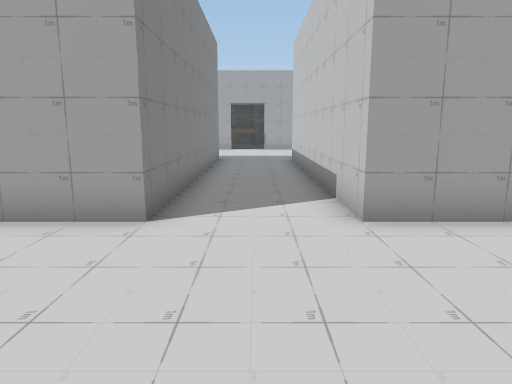
View 1 (above)

16 first-person views from a walk through a 3-D level made in the Unity game engine. The camera is 1.3 m above the floor, tilts 10° down and sees 70° across. The floor is counted in squares, 1 m on a side. Each view is taken from the middle of a square. On the plan, view 1 faces up. The plan holds only what a view shows up to about 15 squares ahead; the rest is blank. The player is left out. Door leaves are left out, so doorways stand open.

View 2
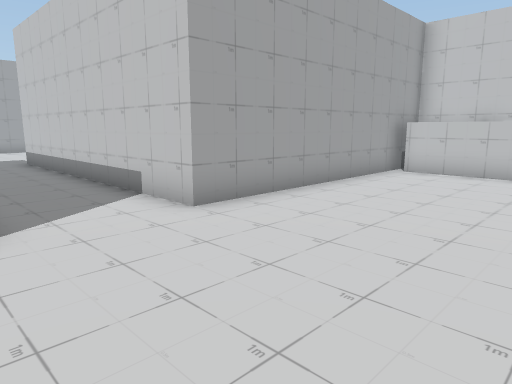

View 3
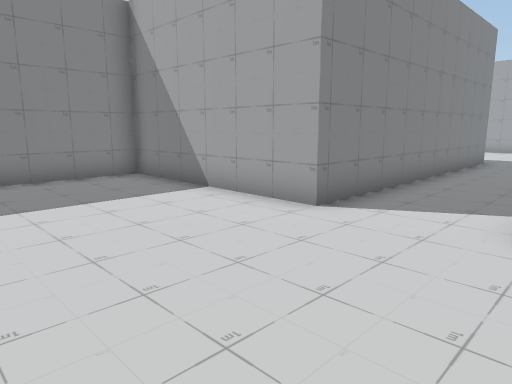

View 4
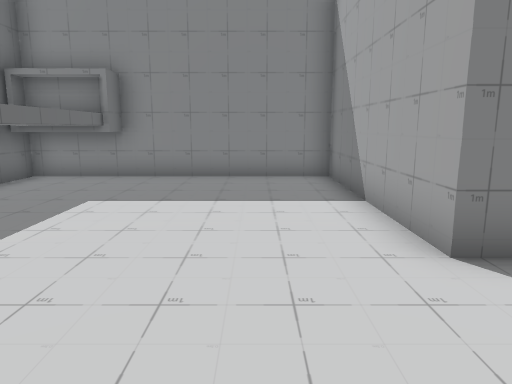

View 5
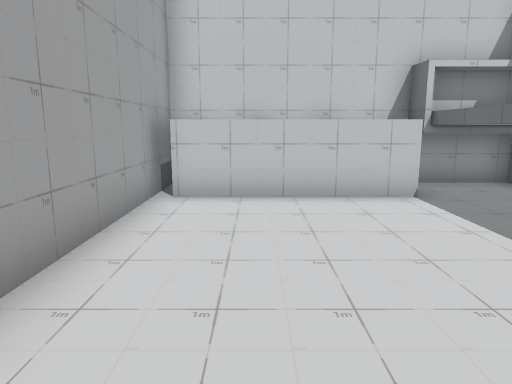

View 6
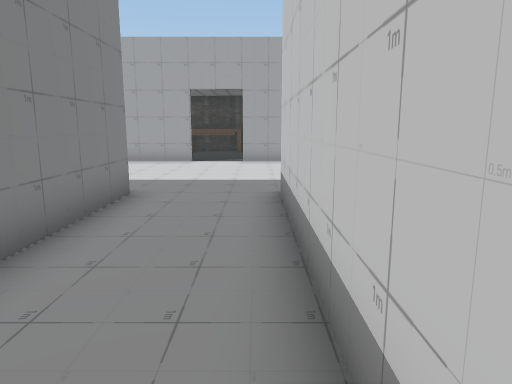

View 7
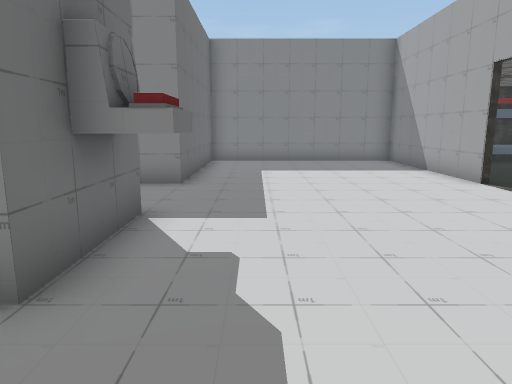

View 8
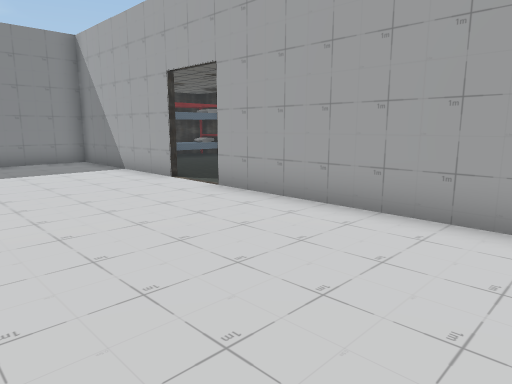

View 9
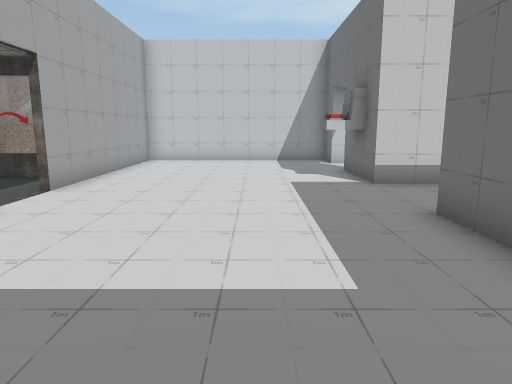

View 10
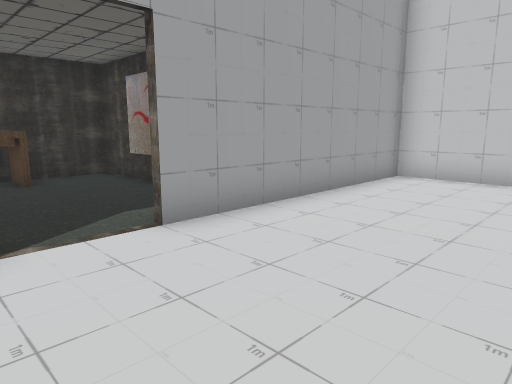

View 11
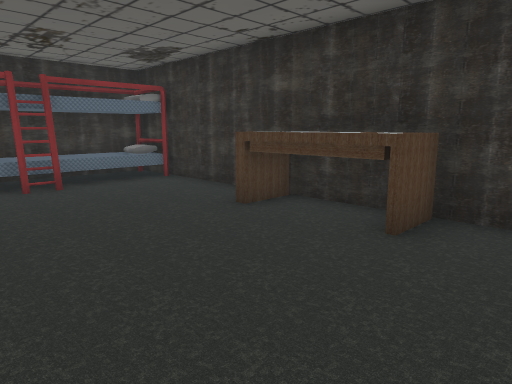

View 12
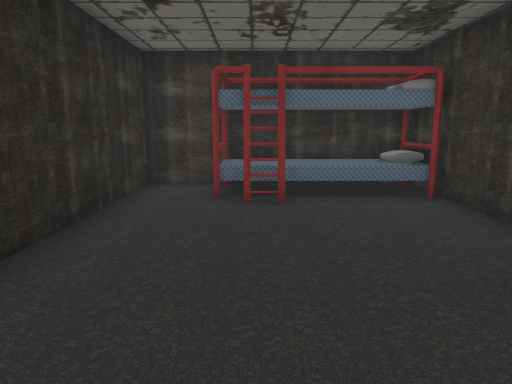

View 13
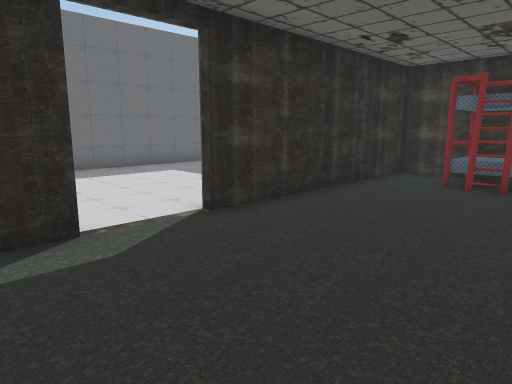

View 14
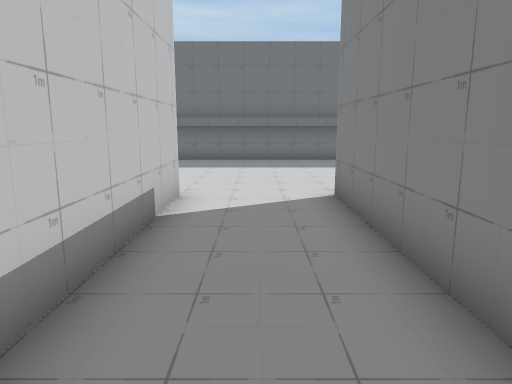

View 15
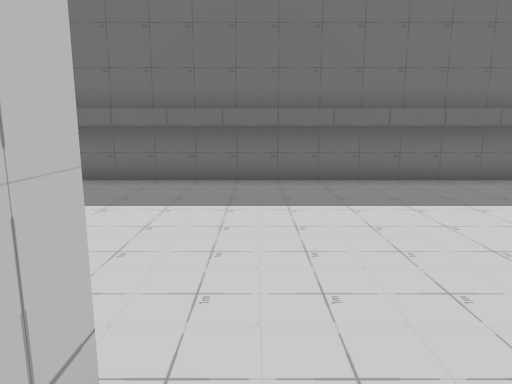

View 16
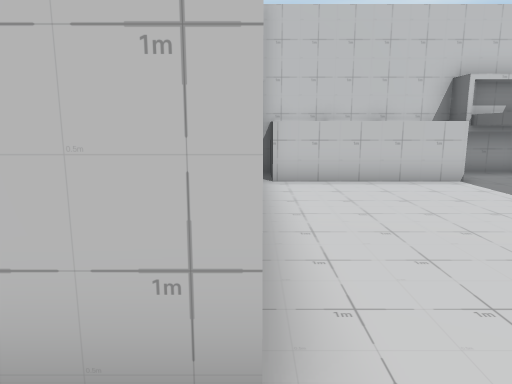

### Floor plan
Points are (right, up) in squares from view 1. A wall is a line through its corners. A room is listed if a view was taken in it or the views show most of it. See-through windows are left out.
Room 1 (views 1, 2, 3, 4, 5, 6, 14, 15, 16)
walls: (7.4, -0.7) (9.9, -0.7); (8.9, -0.1) (8.9, 4.6); (-7, -0.7) (4.2, -0.7); (9.8, -0.5) (10.7, -0.5) (10.7, 5) (1.5, 5) (1.5, 15.2); (-7.9, -0.5) (-6.9, -0.5); (-1.5, 15.2) (-1.5, 5) (-7.8, 5) (-7.8, -3)
ways out: open door at (0, 15) to room 2
Room 2 (views 7, 8, 9, 10)
walls: (-1.4, 22.3) (-7.5, 22.3) (-7.5, 15.2) (-1.5, 15.2); (1.5, 15.2) (4.5, 15.2); (6.5, 15.2) (7.7, 15.2) (7.7, 22.3) (0.4, 22.3)
ways out: open door at (0, 15) to room 1; open door at (-0.5, 22.5) to room 3; open door at (5.5, 15)
objects: clock (3, 16)
Room 3 (views 11, 12, 13)
walls: (0.4, 22.5) (1.4, 22.5); (2.5, 23.6) (2.5, 28.5) (-8.5, 28.5) (-8.5, 22.5) (-1.5, 22.5)
ways out: open door at (-0.5, 22.5) to room 2
objects: bed (-8, 24) to (-6, 28); desk (-3, 27) to (0, 28)

Where each view was taken, in squares from view 1:
view 1: 0 up, 0 right, facing up
view 2: 0 up, 2 left, facing up-right
view 3: 0 up, 2 right, facing up-left
view 4: 3 up, 2 right, facing left
view 5: 3 up, 2 right, facing right
view 6: 8 up, 1 right, facing up
view 7: 17 up, 7 right, facing left
view 8: 17 up, 7 right, facing up-left
view 9: 18 up, 7 left, facing right
view 10: 18 up, 2 left, facing up-right
view 11: 23 up, 2 right, facing up-left
view 12: 25 up, 0 right, facing left
view 13: 27 up, 2 right, facing down-left
view 14: 12 up, 0 right, facing down
view 15: 6 up, 1 right, facing down
view 16: 5 up, 0 right, facing right
